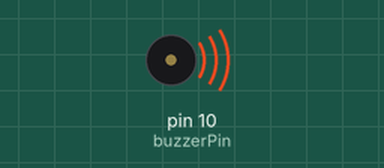
A sketch run on a simulated Arduino Uno, built with avr-gcc and run on an emulated ATmega328P. Shown: buzzer (waves = sounding).

Above: at 0.12 s.
At 5.1 s:
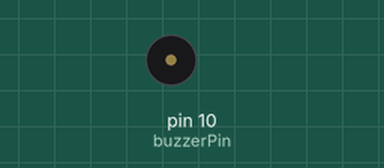
Timing chart, 0 to 7.2 s (numbered marks = the images above):
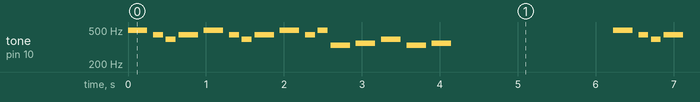

Measured:
- by itself, tone on pin 10 (buzzerPin): plays 494 Hz for 0.25 s, 440 Hz for 0.13 s, 392 Hz for 0.13 s, 440 Hz for 0.25 s, 494 Hz for 0.25 s, 440 Hz for 0.13 s … (336 notes in this stretch)

The sketch:

lastChristmas.ino
```cpp
// Pin-Konfiguration
const int buzzerPin = 10; // Piezo-Buzzer an Pin 8

// Notenfrequenzen (in Hertz)
#define NOTE_B4  494
#define NOTE_A4  440
#define NOTE_G4  392
#define NOTE_F4  349
#define NOTE_E4  330

// Noten und Pausen für "Last Christmas"
int melody[] = {
  NOTE_B4, NOTE_A4, NOTE_G4, NOTE_A4,
  NOTE_B4, NOTE_A4, NOTE_G4, NOTE_A4,
  NOTE_B4, NOTE_A4, NOTE_B4, NOTE_E4,
  NOTE_F4, NOTE_G4, NOTE_E4, NOTE_F4
};

// Dauern der Noten: 4 = Viertelnote, 8 = Achtelnote usw.
int noteDurations[] = {
  4, 8, 8, 4,
  4, 8, 8, 4,
  4, 8, 8, 4,
  4, 4, 4, 4
};

void setup() {
  // nichts zu initialisieren
}

void loop() {
  for (int thisNote = 0; thisNote < 16; thisNote++) {
    // Notenlänge berechnen
    int noteDuration = 1000 / noteDurations[thisNote];
    tone(buzzerPin, melody[thisNote], noteDuration);

    // Eine kleine Pause zwischen den Noten
    int pauseBetweenNotes = noteDuration * 1.30;
    delay(pauseBetweenNotes);

    // Stoppen der Tonwiedergabe
    noTone(buzzerPin);
  }

  // Pause am Ende des Lieds
  delay(2000);
}
```
